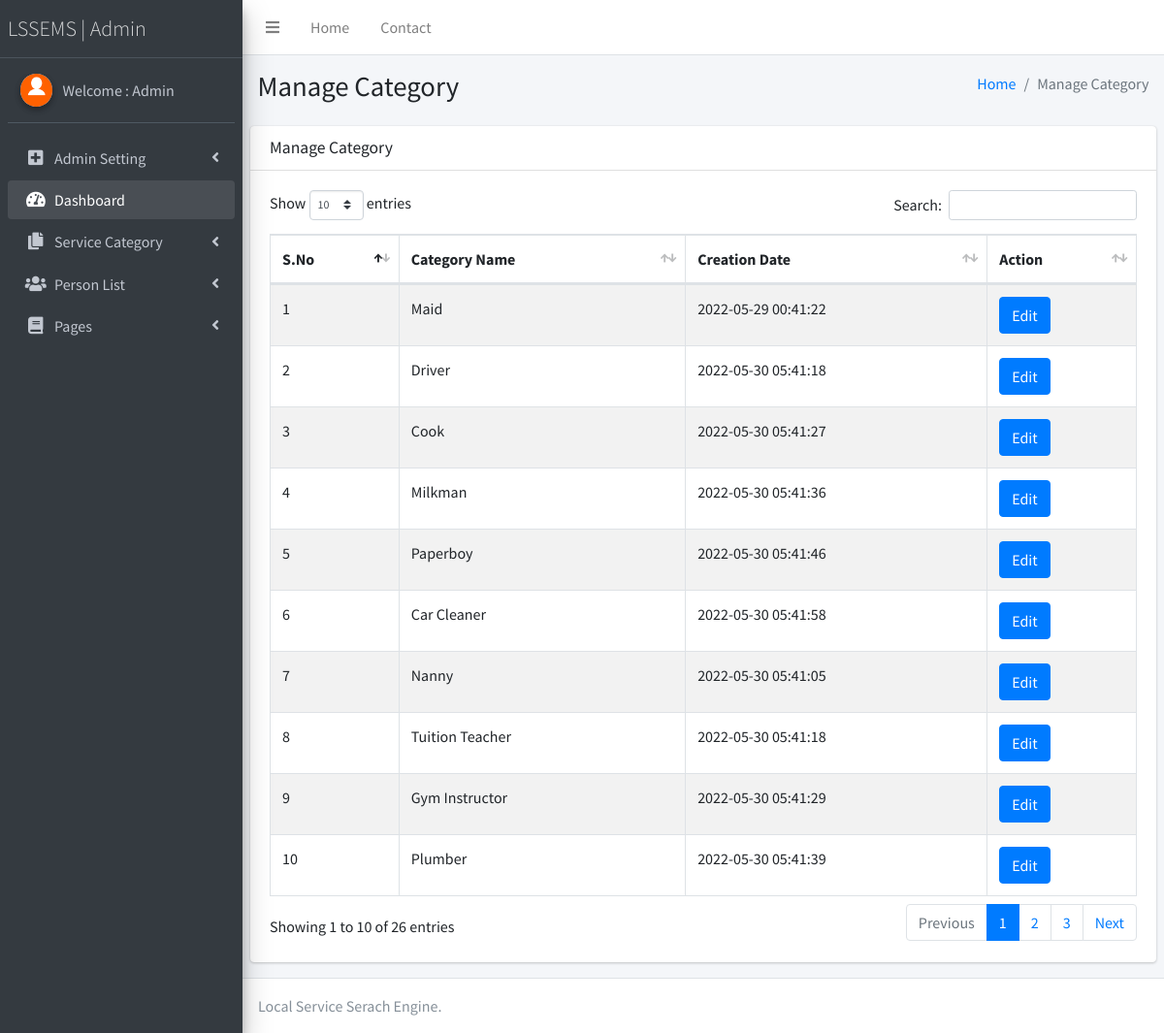
Screenshot of /Handyman/admin/manage-category.php (signed in) with the database file from the repository.
### tables this page shows
CREATE TABLE `tblcategory` (
  `ID` int(10) NOT NULL,
  `Category` varchar(100) DEFAULT NULL,
  `CreationDate` timestamp NULL DEFAULT current_timestamp()
);

### Handyman/admin/manage-category.php (the view, shortened to what this page needs)
<?php
if (strlen($_SESSION['lssemsaid']==0)) {
  header('location:logout.php');
  } else{
  ?>
<!DOCTYPE html>
<html>
<head>
  <link rel="stylesheet" href="plugins/fontawesome-free/css/all.min.css">
  <link rel="stylesheet" href="https://code.ionicframework.com/ionicons/2.0.1/css/ionicons.min.css">
  <link rel="stylesheet" href="plugins/datatables-bs4/css/dataTables.bootstrap4.css">
  <link rel="stylesheet" href="dist/css/adminlte.min.css">
</head>
<body class="hold-transition sidebar-mini">
<div class="wrapper">
  <?php include_once('includes/header.php');?>
<?php include_once('includes/sidebar.php');?>
  <div class="content-wrapper">
    <section class="content-header">
      <div class="container-fluid">
        <div class="row mb-2">
          <div class="col-sm-6">
            <h1>Manage Category</h1>
          </div>
          <div class="col-sm-6">
            <ol class="breadcrumb float-sm-right">
              <li class="breadcrumb-item"><a href="dashboard.php">Home</a></li>
              <li class="breadcrumb-item active">Manage Category</li>
            </ol>
          </div>
        </div>
      </div>
    </section>
    <section class="content">
      <div class="row">
        <div class="col-12">
          <div class="card">
            <div class="card-header">
              <h3 class="card-title">Manage Category</h3>
            </div>
            <div class="card-body">
              <table id="example1" class="table table-bordered table-striped">
                <thead>
                <tr>
                  <th>S.No</th>
                  <th>Category Name</th>
                  <th>Creation Date</th>
                  <th>Action</th>
                </tr>
                </thead>
                 <?php
$sql="SELECT * from tblcategory";
$query = $dbh -> prepare($sql);
$query->execute();
$results=$query->fetchAll(PDO::FETCH_OBJ);
$cnt=1;
if($query->rowCount() > 0)
{
foreach($results as $row)
{               ?>
                <tr>
                  <td><?php echo htmlentities($cnt);?></td>
                  <td><?php  echo htmlentities($row->Category);?>
                  </td>
                  <td><?php  echo htmlentities($row->CreationDate);?></td>
                  <td> <a href="edit-category-detail.php?editid=<?php echo htmlentities ($row->ID);?>" class="btn btn-primary">Edit</a></td>
                </tr>
                <?php $cnt=$cnt+1;}} ?>
              </table>
            </div>
          </div>
        </div>
      </div>
    </section>
  </div>
 <?php include_once('includes/footer.php');?>
</div>
</body>
</html>
<?php }  ?>

### Handyman/admin/includes/sidebar.php (shortened to what this page needs)
  <aside class="main-sidebar sidebar-dark-primary elevation-4">
    <a href="dashboard.php" class="brand-link" style="font-weight:bold; font-size:22px;">
      <span class="brand-text font-weight-light">LSSEMS | Admin</span>
    </a>
    <div class="sidebar">
      <div class="user-panel mt-3 pb-3 mb-3 d-flex">
        <div class="image">
          <img src="dist/img/download.png" class="img-circle elevation-2" alt="User Image">
        </div>
        <div class="info">
<?php
$aid=$_SESSION['lssemsaid'];
$sql="SELECT AdminName from  tbladmin where ID=:aid";
$query = $dbh -> prepare($sql);
$query->bindParam(':aid',$aid,PDO::PARAM_STR);
$query->execute();
$results=$query->fetchAll(PDO::FETCH_OBJ);
$cnt=1;
if($query->rowCount() > 0)
{
foreach($results as $row)
{               ?>
          <a href="admin-profile.php" class="d-block">Welcome : <?php  echo $row->AdminName;?></a>
          <?php $cnt=$cnt+1;}} ?>
        </div>
      </div>
      <nav class="mt-2">
        <ul class="nav nav-pills nav-sidebar flex-column" data-widget="treeview" role="menu" data-accordion="false">
            <li class="nav-item has-treeview">
            <a href="#" class="nav-link">
              <i class="nav-icon fas fa-plus-square"></i>
              <p>
                Admin Setting
                <i class="fas fa-angle-left right"></i>
              </p>
            </a>
          </li>
          <li class="nav-item has-treeview menu-open">
            <a href="dashboard.php" class="nav-link">
              <i class="nav-icon fas fa-tachometer-alt"></i>
              <p>
                Dashboard
               </p>
            </a>
          </li>
          <li class="nav-item has-treeview">
            <a href="#" class="nav-link">
              <i class="nav-icon fas fa-copy"></i>
              <p>
                Service Category
                <i class="fas fa-angle-left right"></i>
              </p>
            </a>
          </li>
          <li class="nav-item has-treeview">
            <a href="#" class="nav-link">
              <i class="nav-icon fas fa-users"></i>
              <p>
                Person List
                <i class="right fas fa-angle-left"></i>
              </p>
            </a>
          </li>
          <li class="nav-item has-treeview">
            <a href="#" class="nav-link">
              <i class="nav-icon fas fa-book"></i>
              <p>
                Pages
                <i class="fas fa-angle-left right"></i>
              </p>
            </a>
          </li>
        </ul>
      </nav>
    </div>
  </aside>

### rows the page displays
tblcategory: Category "Maid", CreationDate "2022-05-29 00:41:22"
tblcategory: Category "Driver", CreationDate "2022-05-30 05:41:18"
tblcategory: Category "Cook", CreationDate "2022-05-30 05:41:27"
tblcategory: Category "Milkman", CreationDate "2022-05-30 05:41:36"
tblcategory: Category "Paperboy", CreationDate "2022-05-30 05:41:46"
tblcategory: Category "Car Cleaner", CreationDate "2022-05-30 05:41:58"
tblcategory: Category "Nanny", CreationDate "2022-05-30 05:41:05"
tblcategory: Category "Tuition Teacher", CreationDate "2022-05-30 05:41:18"
tblcategory: Category "Gym Instructor", CreationDate "2022-05-30 05:41:29"
tblcategory: Category "Plumber", CreationDate "2022-05-30 05:41:39"

### other values shown
$row->AdminName "Admin"
